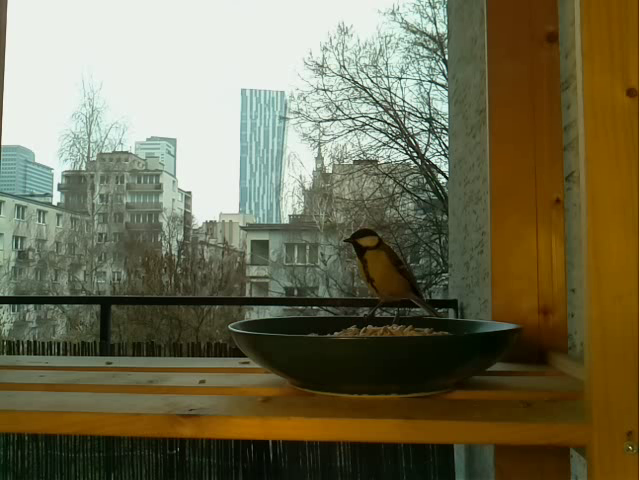
#> input picture frame 39 of recordings/Recording 25122022-105340.mp4, 640 x 480 px, given in place of the camera
$ python data_gathering_loop.py
#> lines starting #> are read from the running program, lines starting #| are printed output that depends on the picture; after the words box and inside, x2 and y2 are one past the last pixel; in counts of white or black regions, pixels touching at a corner belong together
import cv2
import numpy as np
import time

movement_size = 1500
thresh_size = 30
recorded_frames_after_movement = 300
prev_frame, current_frame = None, None
kernel = np.ones((5, 5))


def create_filename():
    return time.strftime("/home/karas/Desktop/Sikorki/recordings/Recording %d%m%Y-%H%M%S.mp4")


def prepare_frame(frame):
    grayscale_frame = cv2.cvtColor(frame, cv2.COLOR_BGR2GRAY)
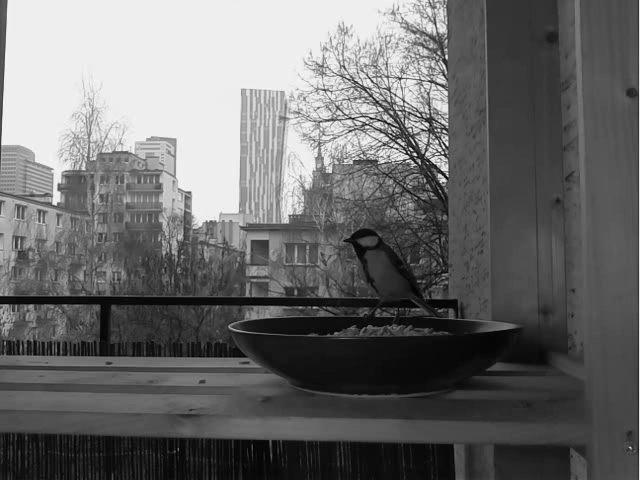
#> grayscale_frame: shape (480, 640); min 0, max 248, mean 106.3
#> frame is the input picture: shape (480, 640, 3); mean B, G, R 80.4, 108.2, 112.3
    return cv2.GaussianBlur(grayscale_frame, ksize=(5, 5), sigmaX=0)
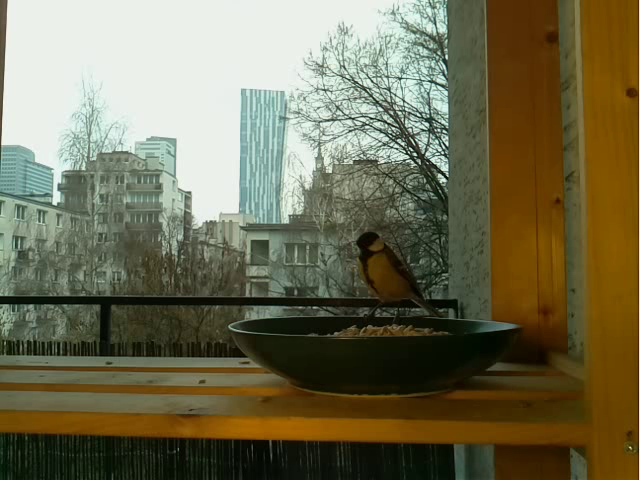
#> input picture frame 40 of recordings/Recording 25122022-105340.mp4, 640 x 480 px, given in place of the camera
#> in main, current_frame is the input picture: shape (480, 640, 3); mean B, G, R 80.5, 108.2, 112.4


def calc_change():
    global prev_frame, current_frame, kernel, thresh_size
    prepared_frame = prepare_frame(current_frame)
    frame_diff = cv2.absdiff(prev_frame, prepared_frame)
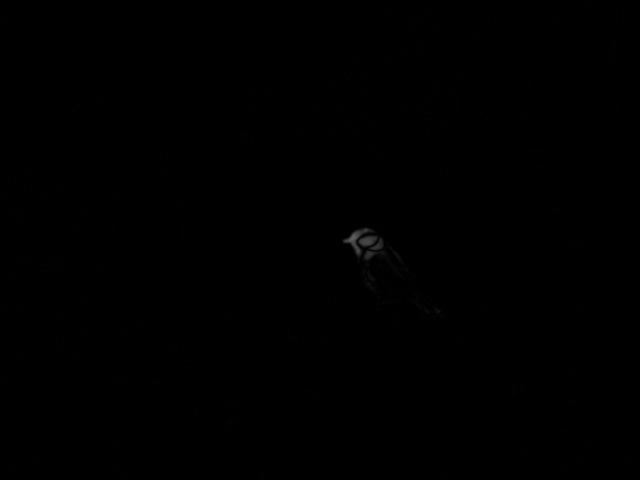
#> frame_diff: shape (480, 640); min 0, max 96, mean 0.2
    prev_frame = prepared_frame

    dilated_frame_diff = cv2.dilate(frame_diff, kernel, 1)

    thresh_frame = cv2.threshold(dilated_frame_diff, thresh=thresh_size, maxval=255, type=cv2.THRESH_BINARY)[1]
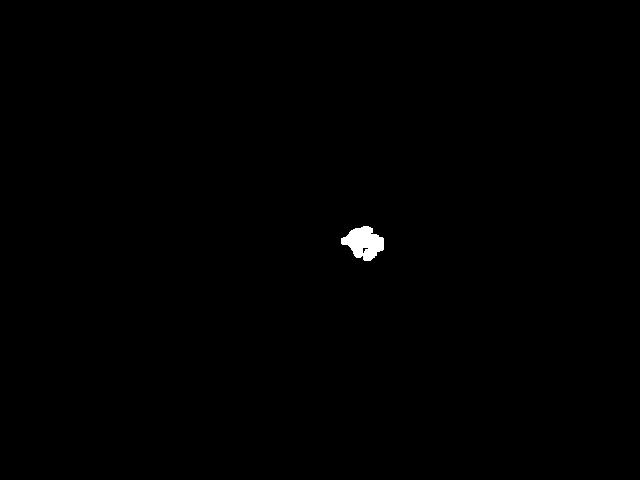
#> thresh_frame: shape (480, 640); 0.31% white; 1 white region
    return thresh_frame


def main():
    global prev_frame, current_frame, movement_size, recorded_frames_after_movement
    cam = cv2.VideoCapture(0)
    width = int(cam.get(cv2.CAP_PROP_FRAME_WIDTH))
    height = int(cam.get(cv2.CAP_PROP_FRAME_HEIGHT))
    size = (width, height)
    fps = int(cam.get(cv2.CAP_PROP_FPS))
    fourcc = cv2.VideoWriter_fourcc(*'mp4v')

    video_out_conf = (fourcc, fps, size)

    video_out = None
    recording = False
    frames_left = 0
    if not cam.isOpened():
        raise RuntimeError("Camera not connected")
    prev_frame = prepare_frame(cam.read()[1])
    while True:
        ret, current_frame = cam.read()
        if not ret:
            break

        diff = calc_change()

        contours, _ = cv2.findContours(image=diff, mode=cv2.RETR_EXTERNAL, method=cv2.CHAIN_APPROX_SIMPLE)
#> contours = 1 contour; box (x1, y1, x2, y2) and area: (341, 226, 384, 261) 902
        big_contours = list(filter(lambda x: cv2.contourArea(x) > movement_size, contours))
#> big_contours = []

        if list(big_contours):
            frames_left = recorded_frames_after_movement
            if not recording:
                recording = True
                path = create_filename()
                print(f"New recording started. Name: {path}")
                video_out = cv2.VideoWriter(path, *video_out_conf)

        if recording:
            video_out.write(current_frame)
            frames_left -= 1
            if not frames_left > 0:
                print(f"Recording {path} has completed")
                recording = False
                video_out.release()
        cv2.waitKey(20)


if __name__ == '__main__':
    try:
        main()
    except Exception as err:
        with open("/home/karas/Desktop/Sikorki/error.log",  'a') as f:
            f.write(str(err))
